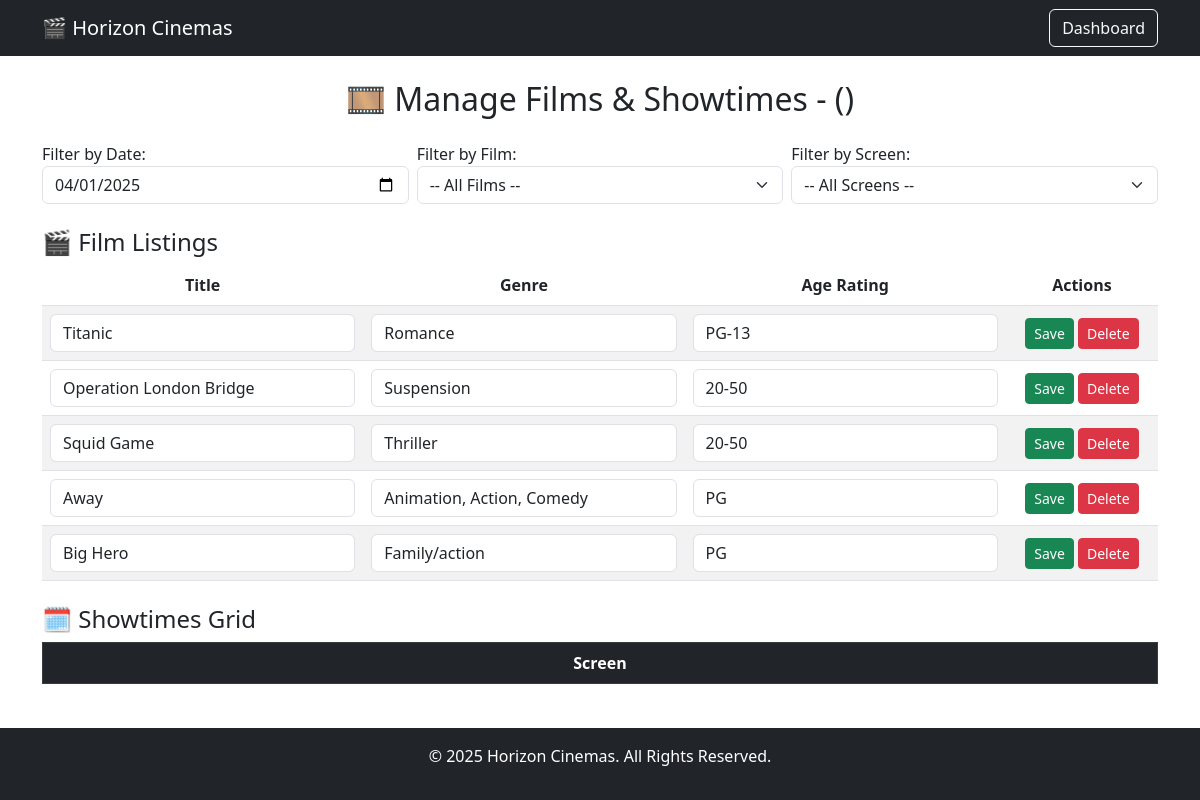
Before: /manage_film (signed in) with the older database file.
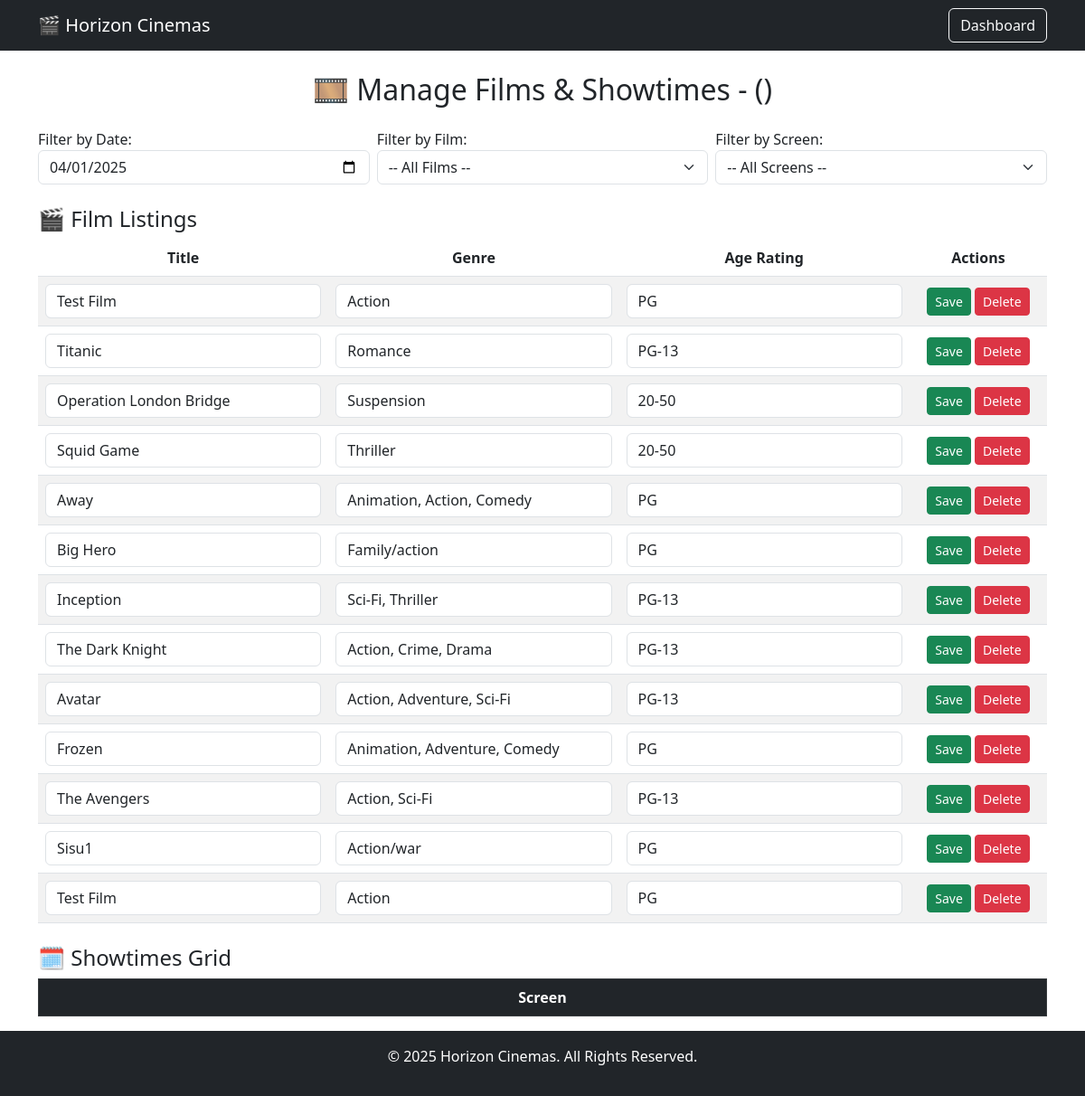
After: the same page with the newer database file.
### tables this page shows
CREATE TABLE films (
            id INTEGER PRIMARY KEY AUTOINCREMENT,
            title TEXT NOT NULL,
            genre TEXT NOT NULL,
            age_rating TEXT NOT NULL,
            description TEXT,
            actors TEXT
        );

### blueprints/admin_routes.py (the view, shortened to what this page needs)
@admin_routes.route('/manage_film', methods=['GET'])
@jwt_required()
def manage_film():
    user_id = get_jwt_identity()
    selected_cinema = request.args.get("cinema_id", type=int)
    selected_screen = request.args.get("screen_number", type=int)
    selected_date = request.args.get("date", datetime.now().strftime('%Y-%m-%d'))
    with get_db_connection() as conn:
        cursor = conn.cursor()
        cursor.execute("SELECT id, city, location FROM cinemas")
        cinemas = cursor.fetchall()
        cursor.execute("SELECT * FROM films")
        films = cursor.fetchall()
        selected_cinema_info, screens, showtime_map = None, [], {}
    return render_template("manage_film.html",
                           user_id=user_id,
                           cinemas=cinemas,
                           films=films,
                           screens=screens,
                           selected_cinema=selected_cinema,
                           selected_cinema_info=selected_cinema_info,
                           selected_date=selected_date,
                           selected_screen=selected_screen,
                           showtime_map=showtime_map)

### database/database_setup.py (called while the page is built)
def get_db_connection():
    print("✅ get_db_connection() called")
    print("📍 USING DB: /Users/foyezahammed/Desktop/SDGP-1/database/horizon_cinemas.db")
    conn = sqlite3.connect("/Users/foyezahammed/Desktop/SDGP-1/database/horizon_cinemas.db")
    conn.row_factory = sqlite3.Row
    return conn

### templates/manage_film.html (shortened to what this page needs)
<!DOCTYPE html>
<html lang="en">
<head>
  <link rel="stylesheet" href="{{ url_for('static', filename='style.css') }}">
  <link rel="stylesheet" href="https://cdn.jsdelivr.net/npm/bootstrap@5.3.0/dist/css/bootstrap.min.css">
</head>
<body>
<nav class="navbar navbar-dark bg-dark">
  <div class="container">
    <a class="navbar-brand" href="/">🎬 Horizon Cinemas</a>
    <a href="/admin_dashboard" class="btn btn-outline-light">Dashboard</a>
  </div>
</nav>
<main class="container mt-4">
  <h2 class="text-center mb-4">🎞️ Manage Films & Showtimes - ({{ selected_cinema_info.location }})</h2>
  <form class="row g-2 mb-4" method="GET">
    <div class="col-md-4">
      <label>Filter by Date:</label>
      <input type="date" class="form-control" name="date" value="{{ selected_date }}" onchange="this.form.submit()">
    </div>
    <div class="col-md-4">
      <label>Filter by Film:</label>
      <select class="form-select" name="film_id" onchange="this.form.submit()">
        <option value="">-- All Films --</option>
      </select>
    </div>
    <div class="col-md-4">
      <label>Filter by Screen:</label>
      <select class="form-select" name="screen_number" onchange="this.form.submit()">
        <option value="">-- All Screens --</option>
      </select>
    </div>
  </form>
  <h4>🎬 Film Listings</h4>
  <table class="table table-striped table-hover mb-4">
    <thead>
      <tr>
        <th>Title</th><th>Genre</th><th>Age Rating</th><th>Actions</th>
      </tr>
    </thead>
    <tbody>
      {% for film in films %}
        <tr>
          <form action="{{ url_for('admin.update_film', film_id=film.id) }}" method="POST">
            <td><input name="title" value="{{ film.title }}" class="form-control"></td>
            <td><input name="genre" value="{{ film.genre }}" class="form-control"></td>
            <td><input name="age_rating" value="{{ film.age_rating }}" class="form-control"></td>
            <td>
              <button class="btn btn-sm btn-success">Save</button>
              <a href="{{ url_for('admin.delete_film', film_id=film.id) }}" class="btn btn-sm btn-danger">Delete</a>
            </td>
          </form>
        </tr>
      {% endfor %}
    </tbody>
  </table>
  <h4>🗓️ Showtimes Grid</h4>
  <table class="table table-bordered">
    <thead class="table-dark">
      <tr>
        <th>Screen</th>
      </tr>
    </thead>
  </table>
</main>
<footer class="text-center bg-dark text-white py-3 mt-auto">
  <p>© 2025 Horizon Cinemas. All Rights Reserved.</p>
</footer>
</body>
</html>

Changed rows visible on the page:
added films: title "Test Film", genre "Action", age_rating "PG"
added films: title "Inception", genre "Sci-Fi, Thriller", age_rating "PG-13"
added films: title "The Dark Knight", genre "Action, Crime, Drama", age_rating "PG-13"
added films: title "Avatar", genre "Action, Adventure, Sci-Fi", age_rating "PG-13"
added films: title "Frozen", genre "Animation, Adventure, Comedy", age_rating "PG"
added films: title "The Avengers", genre "Action, Sci-Fi", age_rating "PG-13"
added films: title "Sisu1", genre "Action/war", age_rating "PG"
added films: title "Test Film", genre "Action", age_rating "PG"
